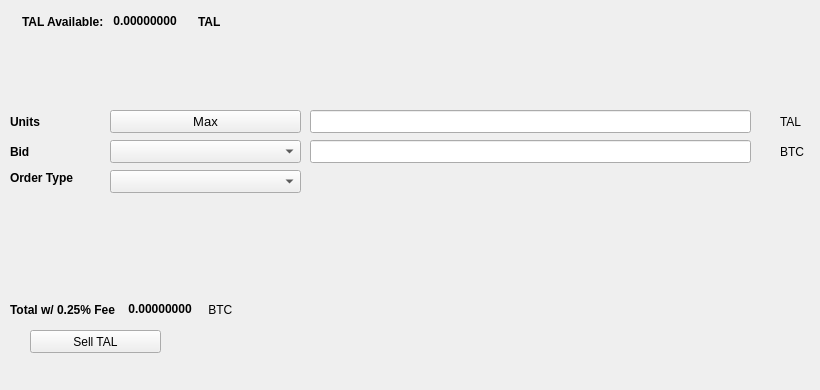
   <widget class="QWidget" name="SellTab">
    <attribute name="title">
     <string>Sell</string>
    </attribute>
    <widget class="QLabel" name="label_16">
     <property name="geometry">
      <rect>
       <x>780</x>
       <y>140</y>
       <width>31</width>
       <height>23</height>
      </rect>
     </property>
     <property name="text">
      <string>BTC</string>
     </property>
    </widget>
    <widget class="QComboBox" name="SellBidcomboBox">
     <property name="geometry">
      <rect>
       <x>110</x>
       <y>140</y>
       <width>191</width>
       <height>23</height>
      </rect>
     </property>
     <property name="font">
      <font>
       <pointsize>10</pointsize>
      </font>
     </property>
    </widget>
    <widget class="QLabel" name="label_18">
     <property name="geometry">
      <rect>
       <x>10</x>
       <y>110</y>
       <width>46</width>
       <height>23</height>
      </rect>
     </property>
     <property name="font">
      <font>
       <weight>75</weight>
       <bold>true</bold>
      </font>
     </property>
     <property name="text">
      <string>Units</string>
     </property>
    </widget>
    <widget class="QPushButton" name="Sell_Max_Amount">
     <property name="geometry">
      <rect>
       <x>110</x>
       <y>110</y>
       <width>191</width>
       <height>23</height>
      </rect>
     </property>
     <property name="font">
      <font>
       <pointsize>10</pointsize>
      </font>
     </property>
     <property name="text">
      <string>Max</string>
     </property>
    </widget>
    <widget class="QLabel" name="label_20">
     <property name="geometry">
      <rect>
       <x>10</x>
       <y>170</y>
       <width>91</width>
       <height>16</height>
      </rect>
     </property>
     <property name="font">
      <font>
       <weight>75</weight>
       <bold>true</bold>
      </font>
     </property>
     <property name="text">
      <string>Order Type</string>
     </property>
    </widget>
    <widget class="QComboBox" name="SellOrdertypeCombo">
     <property name="geometry">
      <rect>
       <x>110</x>
       <y>170</y>
       <width>191</width>
       <height>23</height>
      </rect>
     </property>
     <property name="font">
      <font>
       <pointsize>10</pointsize>
      </font>
     </property>
    </widget>
    <widget class="QLabel" name="label_21">
     <property name="geometry">
      <rect>
       <x>10</x>
       <y>140</y>
       <width>46</width>
       <height>23</height>
      </rect>
     </property>
     <property name="font">
      <font>
       <weight>75</weight>
       <bold>true</bold>
      </font>
     </property>
     <property name="text">
      <string>Bid</string>
     </property>
    </widget>
    <widget class="QLabel" name="label_22">
     <property name="geometry">
      <rect>
       <x>780</x>
       <y>110</y>
       <width>31</width>
       <height>23</height>
      </rect>
     </property>
     <property name="text">
      <string>TAL</string>
     </property>
    </widget>
    <widget class="QLineEdit" name="UnitsInputTAL">
     <property name="geometry">
      <rect>
       <x>310</x>
       <y>110</y>
       <width>441</width>
       <height>23</height>
      </rect>
     </property>
     <property name="font">
      <font>
       <pointsize>9</pointsize>
       <weight>75</weight>
       <bold>true</bold>
      </font>
     </property>
    </widget>
    <widget class="QLineEdit" name="SellBidPriceEdit">
     <property name="geometry">
      <rect>
       <x>310</x>
       <y>140</y>
       <width>441</width>
       <height>23</height>
      </rect>
     </property>
     <property name="font">
      <font>
       <pointsize>9</pointsize>
       <weight>75</weight>
       <bold>true</bold>
      </font>
     </property>
    </widget>
    <widget class="QPushButton" name="SellTALBTN">
     <property name="geometry">
      <rect>
       <x>30</x>
       <y>330</y>
       <width>131</width>
       <height>23</height>
      </rect>
     </property>
     <property name="text">
      <string>Sell TAL</string>
     </property>
     <property name="icon">
      <iconset resource="../tal">
       <normaloff>:/icons/bitcoin</normaloff>:/icons/bitcoin</iconset>
     </property>
    </widget>
    <widget class="QWidget" name="layoutWidget3">
     <property name="geometry">
      <rect>
       <x>22</x>
       <y>12</y>
       <width>258</width>
       <height>19</height>
      </rect>
     </property>
     <layout class="QHBoxLayout" name="horizontalLayout">
      <item>
       <widget class="QLabel" name="label232_2">
        <property name="font">
         <font>
          <weight>75</weight>
          <bold>true</bold>
         </font>
        </property>
        <property name="text">
         <string>TAL Available:</string>
        </property>
       </widget>
      </item>
      <item>
       <widget class="QLabel" name="TALAvailableLabel">
        <property name="palette">
         <palette>
          <active>
           <colorrole role="WindowText">
            <brush brushstyle="SolidPattern">
             <color alpha="255">
              <red>0</red>
              <green>0</green>
              <blue>0</blue>
             </color>
            </brush>
           </colorrole>
           <colorrole role="Button">
            <brush brushstyle="SolidPattern">
             <color alpha="255">
              <red>0</red>
              <green>170</green>
              <blue>0</blue>
             </color>
            </brush>
           </colorrole>
           <colorrole role="Light">
            <brush brushstyle="SolidPattern">
             <color alpha="255">
              <red>0</red>
              <green>255</green>
              <blue>0</blue>
             </color>
            </brush>
           </colorrole>
           <colorrole role="Midlight">
            <brush brushstyle="SolidPattern">
             <color alpha="255">
              <red>0</red>
              <green>212</green>
              <blue>0</blue>
             </color>
            </brush>
           </colorrole>
           <colorrole role="Dark">
            <brush brushstyle="SolidPattern">
             <color alpha="255">
              <red>0</red>
              <green>85</green>
              <blue>0</blue>
             </color>
            </brush>
           </colorrole>
           <colorrole role="Mid">
            <brush brushstyle="SolidPattern">
             <color alpha="255">
              <red>0</red>
              <green>113</green>
              <blue>0</blue>
             </color>
            </brush>
           </colorrole>
           <colorrole role="Text">
            <brush brushstyle="SolidPattern">
             <color alpha="255">
              <red>0</red>
              <green>170</green>
              <blue>0</blue>
             </color>
            </brush>
           </colorrole>
           <colorrole role="BrightText">
            <brush brushstyle="SolidPattern">
             <color alpha="255">
              <red>255</red>
              <green>255</green>
              <blue>255</blue>
             </color>
            </brush>
           </colorrole>
           <colorrole role="ButtonText">
            <brush brushstyle="SolidPattern">
             <color alpha="255">
              <red>0</red>
              <green>0</green>
              <blue>0</blue>
             </color>
            </brush>
           </colorrole>
           <colorrole role="Base">
            <brush brushstyle="SolidPattern">
             <color alpha="255">
              <red>255</red>
              <green>255</green>
              <blue>255</blue>
             </color>
            </brush>
           </colorrole>
           <colorrole role="Window">
            <brush brushstyle="SolidPattern">
             <color alpha="255">
              <red>0</red>
              <green>170</green>
              <blue>0</blue>
             </color>
            </brush>
           </colorrole>
           <colorrole role="Shadow">
            <brush brushstyle="SolidPattern">
             <color alpha="255">
              <red>0</red>
              <green>0</green>
              <blue>0</blue>
             </color>
            </brush>
           </colorrole>
           <colorrole role="AlternateBase">
            <brush brushstyle="SolidPattern">
             <color alpha="255">
              <red>127</red>
              <green>212</green>
              <blue>127</blue>
             </color>
            </brush>
           </colorrole>
           <colorrole role="ToolTipBase">
            <brush brushstyle="SolidPattern">
             <color alpha="255">
              <red>255</red>
              <green>255</green>
              <blue>220</blue>
             </color>
            </brush>
           </colorrole>
           <colorrole role="ToolTipText">
            <brush brushstyle="SolidPattern">
             <color alpha="255">
              <red>0</red>
              <green>0</green>
              <blue>0</blue>
             </color>
            </brush>
           </colorrole>
          </active>
          <inactive>
           <colorrole role="WindowText">
            <brush brushstyle="SolidPattern">
             <color alpha="255">
              <red>0</red>
              <green>0</green>
              <blue>0</blue>
             </color>
            </brush>
           </colorrole>
           <colorrole role="Button">
            <brush brushstyle="SolidPattern">
             <color alpha="255">
              <red>0</red>
              <green>170</green>
              <blue>0</blue>
             </color>
            </brush>
           </colorrole>
           <colorrole role="Light">
            <brush brushstyle="SolidPattern">
             <color alpha="255">
              <red>0</red>
              <green>255</green>
              <blue>0</blue>
             </color>
            </brush>
           </colorrole>
           <colorrole role="Midlight">
            <brush brushstyle="SolidPattern">
             <color alpha="255">
              <red>0</red>
              <green>212</green>
              <blue>0</blue>
             </color>
            </brush>
           </colorrole>
           <colorrole role="Dark">
            <brush brushstyle="SolidPattern">
             <color alpha="255">
              <red>0</red>
              <green>85</green>
              <blue>0</blue>
             </color>
            </brush>
           </colorrole>
           <colorrole role="Mid">
            <brush brushstyle="SolidPattern">
             <color alpha="255">
              <red>0</red>
              <green>113</green>
              <blue>0</blue>
             </color>
            </brush>
           </colorrole>
           <colorrole role="Text">
            <brush brushstyle="SolidPattern">
             <color alpha="255">
              <red>0</red>
              <green>170</green>
              <blue>0</blue>
             </color>
            </brush>
           </colorrole>
           <colorrole role="BrightText">
            <brush brushstyle="SolidPattern">
             <color alpha="255">
              <red>255</red>
              <green>255</green>
              <blue>255</blue>
             </color>
            </brush>
           </colorrole>
           <colorrole role="ButtonText">
            <brush brushstyle="SolidPattern">
             <color alpha="255">
              <red>0</red>
              <green>0</green>
              <blue>0</blue>
             </color>
            </brush>
           </colorrole>
           <colorrole role="Base">
            <brush brushstyle="SolidPattern">
             <color alpha="255">
              <red>255</red>
              <green>255</green>
              <blue>255</blue>
             </color>
            </brush>
           </colorrole>
           <colorrole role="Window">
            <brush brushstyle="SolidPattern">
             <color alpha="255">
              <red>0</red>
              <green>170</green>
              <blue>0</blue>
             </color>
            </brush>
           </colorrole>
           <colorrole role="Shadow">
            <brush brushstyle="SolidPattern">
             <color alpha="255">
              <red>0</red>
              <green>0</green>
              <blue>0</blue>
             </color>
            </brush>
           </colorrole>
           <colorrole role="AlternateBase">
            <brush brushstyle="SolidPattern">
             <color alpha="255">
              <red>127</red>
              <green>212</green>
              <blue>127</blue>
             </color>
            </brush>
           </colorrole>
           <colorrole role="ToolTipBase">
            <brush brushstyle="SolidPattern">
             <color alpha="255">
              <red>255</red>
              <green>255</green>
              <blue>220</blue>
             </color>
            </brush>
           </colorrole>
           <colorrole role="ToolTipText">
            <brush brushstyle="SolidPattern">
             <color alpha="255">
              <red>0</red>
              <green>0</green>
              <blue>0</blue>
             </color>
            </brush>
           </colorrole>
          </inactive>
          <disabled>
           <colorrole role="WindowText">
            <brush brushstyle="SolidPattern">
             <color alpha="255">
              <red>0</red>
              <green>85</green>
              <blue>0</blue>
             </color>
            </brush>
           </colorrole>
           <colorrole role="Button">
            <brush brushstyle="SolidPattern">
             <color alpha="255">
              <red>0</red>
              <green>170</green>
              <blue>0</blue>
             </color>
            </brush>
           </colorrole>
           <colorrole role="Light">
            <brush brushstyle="SolidPattern">
             <color alpha="255">
              <red>0</red>
              <green>255</green>
              <blue>0</blue>
             </color>
            </brush>
           </colorrole>
           <colorrole role="Midlight">
            <brush brushstyle="SolidPattern">
             <color alpha="255">
              <red>0</red>
              <green>212</green>
              <blue>0</blue>
             </color>
            </brush>
           </colorrole>
           <colorrole role="Dark">
            <brush brushstyle="SolidPattern">
             <color alpha="255">
              <red>0</red>
              <green>85</green>
              <blue>0</blue>
             </color>
            </brush>
           </colorrole>
           <colorrole role="Mid">
            <brush brushstyle="SolidPattern">
             <color alpha="255">
              <red>0</red>
              <green>113</green>
              <blue>0</blue>
             </color>
            </brush>
           </colorrole>
           <colorrole role="Text">
            <brush brushstyle="SolidPattern">
             <color alpha="255">
              <red>0</red>
              <green>85</green>
              <blue>0</blue>
             </color>
            </brush>
           </colorrole>
           <colorrole role="BrightText">
            <brush brushstyle="SolidPattern">
             <color alpha="255">
              <red>255</red>
              <green>255</green>
              <blue>255</blue>
             </color>
            </brush>
           </colorrole>
           <colorrole role="ButtonText">
            <brush brushstyle="SolidPattern">
             <color alpha="255">
              <red>0</red>
              <green>85</green>
              <blue>0</blue>
             </color>
            </brush>
           </colorrole>
           <colorrole role="Base">
            <brush brushstyle="SolidPattern">
             <color alpha="255">
              <red>0</red>
              <green>170</green>
              <blue>0</blue>
             </color>
            </brush>
           </colorrole>
           <colorrole role="Window">
            <brush brushstyle="SolidPattern">
             <color alpha="255">
              <red>0</red>
              <green>170</green>
              <blue>0</blue>
             </color>
            </brush>
           </colorrole>
           <colorrole role="Shadow">
            <brush brushstyle="SolidPattern">
             <color alpha="255">
              <red>0</red>
              <green>0</green>
              <blue>0</blue>
             </color>
            </brush>
           </colorrole>
           <colorrole role="AlternateBase">
            <brush brushstyle="SolidPattern">
             <color alpha="255">
              <red>0</red>
              <green>170</green>
              <blue>0</blue>
             </color>
            </brush>
           </colorrole>
           <colorrole role="ToolTipBase">
            <brush brushstyle="SolidPattern">
             <color alpha="255">
              <red>255</red>
              <green>255</green>
              <blue>220</blue>
             </color>
            </brush>
           </colorrole>
           <colorrole role="ToolTipText">
            <brush brushstyle="SolidPattern">
             <color alpha="255">
              <red>0</red>
              <green>0</green>
              <blue>0</blue>
             </color>
            </brush>
           </colorrole>
          </disabled>
         </palette>
        </property>
        <property name="font">
         <font>
          <weight>75</weight>
          <bold>true</bold>
         </font>
        </property>
        <property name="text">
         <string> 0.00000000 </string>
        </property>
        <property name="textInteractionFlags">
         <set>Qt::LinksAccessibleByMouse|Qt::TextSelectableByKeyboard|Qt::TextSelectableByMouse</set>
        </property>
       </widget>
      </item>
      <item>
       <widget class="QLabel" name="labelTAL">
        <property name="font">
         <font>
          <weight>75</weight>
          <bold>true</bold>
         </font>
        </property>
        <property name="text">
         <string>TAL</string>
        </property>
       </widget>
      </item>
     </layout>
    </widget>
    <widget class="QWidget" name="layoutWidget">
     <property name="geometry">
      <rect>
       <x>10</x>
       <y>300</y>
       <width>268</width>
       <height>19</height>
      </rect>
     </property>
     <layout class="QHBoxLayout" name="horizontalLayout_2">
      <item>
       <widget class="QLabel" name="label_19">
        <property name="font">
         <font>
          <weight>75</weight>
          <bold>true</bold>
         </font>
        </property>
        <property name="text">
         <string>Total w/ 0.25% Fee </string>
        </property>
       </widget>
      </item>
      <item>
       <widget class="QLabel" name="SellCostLabel">
        <property name="palette">
         <palette>
          <active>
           <colorrole role="WindowText">
            <brush brushstyle="SolidPattern">
             <color alpha="255">
              <red>0</red>
              <green>0</green>
              <blue>0</blue>
             </color>
            </brush>
           </colorrole>
           <colorrole role="Button">
            <brush brushstyle="SolidPattern">
             <color alpha="255">
              <red>0</red>
              <green>170</green>
              <blue>0</blue>
             </color>
            </brush>
           </colorrole>
           <colorrole role="Light">
            <brush brushstyle="SolidPattern">
             <color alpha="255">
              <red>0</red>
              <green>255</green>
              <blue>0</blue>
             </color>
            </brush>
           </colorrole>
           <colorrole role="Midlight">
            <brush brushstyle="SolidPattern">
             <color alpha="255">
              <red>0</red>
              <green>212</green>
              <blue>0</blue>
             </color>
            </brush>
           </colorrole>
           <colorrole role="Dark">
            <brush brushstyle="SolidPattern">
             <color alpha="255">
              <red>0</red>
              <green>85</green>
              <blue>0</blue>
             </color>
            </brush>
           </colorrole>
           <colorrole role="Mid">
            <brush brushstyle="SolidPattern">
             <color alpha="255">
              <red>0</red>
              <green>113</green>
              <blue>0</blue>
             </color>
            </brush>
           </colorrole>
           <colorrole role="Text">
            <brush brushstyle="SolidPattern">
             <color alpha="255">
              <red>0</red>
              <green>170</green>
              <blue>0</blue>
             </color>
            </brush>
           </colorrole>
           <colorrole role="BrightText">
            <brush brushstyle="SolidPattern">
             <color alpha="255">
              <red>255</red>
              <green>255</green>
              <blue>255</blue>
             </color>
            </brush>
           </colorrole>
           <colorrole role="ButtonText">
            <brush brushstyle="SolidPattern">
             <color alpha="255">
              <red>0</red>
              <green>0</green>
              <blue>0</blue>
             </color>
            </brush>
           </colorrole>
           <colorrole role="Base">
            <brush brushstyle="SolidPattern">
             <color alpha="255">
              <red>255</red>
              <green>255</green>
              <blue>255</blue>
             </color>
            </brush>
           </colorrole>
           <colorrole role="Window">
            <brush brushstyle="SolidPattern">
             <color alpha="255">
              <red>0</red>
              <green>170</green>
              <blue>0</blue>
             </color>
            </brush>
           </colorrole>
           <colorrole role="Shadow">
            <brush brushstyle="SolidPattern">
             <color alpha="255">
              <red>0</red>
              <green>0</green>
              <blue>0</blue>
             </color>
            </brush>
           </colorrole>
           <colorrole role="AlternateBase">
            <brush brushstyle="SolidPattern">
             <color alpha="255">
              <red>127</red>
              <green>212</green>
              <blue>127</blue>
             </color>
            </brush>
           </colorrole>
           <colorrole role="ToolTipBase">
            <brush brushstyle="SolidPattern">
             <color alpha="255">
              <red>255</red>
              <green>255</green>
              <blue>220</blue>
             </color>
            </brush>
           </colorrole>
           <colorrole role="ToolTipText">
            <brush brushstyle="SolidPattern">
             <color alpha="255">
              <red>0</red>
              <green>0</green>
              <blue>0</blue>
             </color>
            </brush>
           </colorrole>
          </active>
          <inactive>
           <colorrole role="WindowText">
            <brush brushstyle="SolidPattern">
             <color alpha="255">
              <red>0</red>
              <green>0</green>
              <blue>0</blue>
             </color>
            </brush>
           </colorrole>
           <colorrole role="Button">
            <brush brushstyle="SolidPattern">
             <color alpha="255">
              <red>0</red>
              <green>170</green>
              <blue>0</blue>
             </color>
            </brush>
           </colorrole>
           <colorrole role="Light">
            <brush brushstyle="SolidPattern">
             <color alpha="255">
              <red>0</red>
              <green>255</green>
              <blue>0</blue>
             </color>
            </brush>
           </colorrole>
           <colorrole role="Midlight">
            <brush brushstyle="SolidPattern">
             <color alpha="255">
              <red>0</red>
              <green>212</green>
              <blue>0</blue>
             </color>
            </brush>
           </colorrole>
           <colorrole role="Dark">
            <brush brushstyle="SolidPattern">
             <color alpha="255">
              <red>0</red>
              <green>85</green>
              <blue>0</blue>
             </color>
            </brush>
           </colorrole>
           <colorrole role="Mid">
            <brush brushstyle="SolidPattern">
             <color alpha="255">
              <red>0</red>
              <green>113</green>
              <blue>0</blue>
             </color>
            </brush>
           </colorrole>
           <colorrole role="Text">
            <brush brushstyle="SolidPattern">
             <color alpha="255">
              <red>0</red>
              <green>170</green>
              <blue>0</blue>
             </color>
            </brush>
           </colorrole>
           <colorrole role="BrightText">
            <brush brushstyle="SolidPattern">
             <color alpha="255">
              <red>255</red>
              <green>255</green>
              <blue>255</blue>
             </color>
            </brush>
           </colorrole>
           <colorrole role="ButtonText">
            <brush brushstyle="SolidPattern">
             <color alpha="255">
              <red>0</red>
              <green>0</green>
              <blue>0</blue>
             </color>
            </brush>
           </colorrole>
           <colorrole role="Base">
            <brush brushstyle="SolidPattern">
             <color alpha="255">
              <red>255</red>
              <green>255</green>
              <blue>255</blue>
             </color>
            </brush>
           </colorrole>
           <colorrole role="Window">
            <brush brushstyle="SolidPattern">
             <color alpha="255">
              <red>0</red>
              <green>170</green>
              <blue>0</blue>
             </color>
            </brush>
           </colorrole>
           <colorrole role="Shadow">
            <brush brushstyle="SolidPattern">
             <color alpha="255">
              <red>0</red>
              <green>0</green>
              <blue>0</blue>
             </color>
            </brush>
           </colorrole>
           <colorrole role="AlternateBase">
            <brush brushstyle="SolidPattern">
             <color alpha="255">
              <red>127</red>
              <green>212</green>
              <blue>127</blue>
             </color>
            </brush>
           </colorrole>
           <colorrole role="ToolTipBase">
            <brush brushstyle="SolidPattern">
             <color alpha="255">
              <red>255</red>
              <green>255</green>
              <blue>220</blue>
             </color>
            </brush>
           </colorrole>
           <colorrole role="ToolTipText">
            <brush brushstyle="SolidPattern">
             <color alpha="255">
              <red>0</red>
              <green>0</green>
              <blue>0</blue>
             </color>
            </brush>
           </colorrole>
          </inactive>
          <disabled>
           <colorrole role="WindowText">
            <brush brushstyle="SolidPattern">
             <color alpha="255">
              <red>0</red>
              <green>85</green>
              <blue>0</blue>
             </color>
            </brush>
           </colorrole>
           <colorrole role="Button">
            <brush brushstyle="SolidPattern">
             <color alpha="255">
              <red>0</red>
              <green>170</green>
              <blue>0</blue>
             </color>
            </brush>
           </colorrole>
           <colorrole role="Light">
            <brush brushstyle="SolidPattern">
             <color alpha="255">
              <red>0</red>
              <green>255</green>
              <blue>0</blue>
             </color>
            </brush>
           </colorrole>
           <colorrole role="Midlight">
            <brush brushstyle="SolidPattern">
             <color alpha="255">
              <red>0</red>
              <green>212</green>
              <blue>0</blue>
             </color>
            </brush>
           </colorrole>
           <colorrole role="Dark">
            <brush brushstyle="SolidPattern">
             <color alpha="255">
              <red>0</red>
              <green>85</green>
              <blue>0</blue>
             </color>
            </brush>
           </colorrole>
           <colorrole role="Mid">
            <brush brushstyle="SolidPattern">
             <color alpha="255">
              <red>0</red>
              <green>113</green>
              <blue>0</blue>
             </color>
            </brush>
           </colorrole>
           <colorrole role="Text">
            <brush brushstyle="SolidPattern">
             <color alpha="255">
              <red>0</red>
              <green>85</green>
              <blue>0</blue>
             </color>
            </brush>
           </colorrole>
           <colorrole role="BrightText">
            <brush brushstyle="SolidPattern">
             <color alpha="255">
              <red>255</red>
              <green>255</green>
              <blue>255</blue>
             </color>
            </brush>
           </colorrole>
           <colorrole role="ButtonText">
            <brush brushstyle="SolidPattern">
             <color alpha="255">
              <red>0</red>
              <green>85</green>
              <blue>0</blue>
             </color>
            </brush>
           </colorrole>
           <colorrole role="Base">
            <brush brushstyle="SolidPattern">
             <color alpha="255">
              <red>0</red>
              <green>170</green>
              <blue>0</blue>
             </color>
            </brush>
           </colorrole>
           <colorrole role="Window">
            <brush brushstyle="SolidPattern">
             <color alpha="255">
              <red>0</red>
              <green>170</green>
              <blue>0</blue>
             </color>
            </brush>
           </colorrole>
           <colorrole role="Shadow">
            <brush brushstyle="SolidPattern">
             <color alpha="255">
              <red>0</red>
              <green>0</green>
              <blue>0</blue>
             </color>
            </brush>
           </colorrole>
           <colorrole role="AlternateBase">
            <brush brushstyle="SolidPattern">
             <color alpha="255">
              <red>0</red>
              <green>170</green>
              <blue>0</blue>
             </color>
            </brush>
           </colorrole>
           <colorrole role="ToolTipBase">
            <brush brushstyle="SolidPattern">
             <color alpha="255">
              <red>255</red>
              <green>255</green>
              <blue>220</blue>
             </color>
            </brush>
           </colorrole>
           <colorrole role="ToolTipText">
            <brush brushstyle="SolidPattern">
             <color alpha="255">
              <red>0</red>
              <green>0</green>
              <blue>0</blue>
             </color>
            </brush>
           </colorrole>
          </disabled>
         </palette>
        </property>
        <property name="font">
         <font>
          <weight>75</weight>
          <bold>true</bold>
         </font>
        </property>
        <property name="autoFillBackground">
         <bool>false</bool>
        </property>
        <property name="text">
         <string> 0.00000000</string>
        </property>
        <property name="textInteractionFlags">
         <set>Qt::LinksAccessibleByMouse|Qt::TextSelectableByMouse</set>
        </property>
       </widget>
      </item>
      <item>
       <widget class="QLabel" name="label_17">
        <property name="font">
         <font>
          <weight>50</weight>
          <bold>false</bold>
         </font>
        </property>
        <property name="text">
         <string> BTC</string>
        </property>
       </widget>
      </item>
     </layout>
    </widget>
    <widget class="QLabel" name="label_23">
     <property name="geometry">
      <rect>
       <x>460</x>
       <y>300</y>
       <width>281</width>
       <height>81</height>
      </rect>
     </property>
     <property name="text">
      <string/>
     </property>
     <property name="pixmap">
      <pixmap>:/images/bittrex</pixmap>
     </property>
    </widget>
   </widget>
